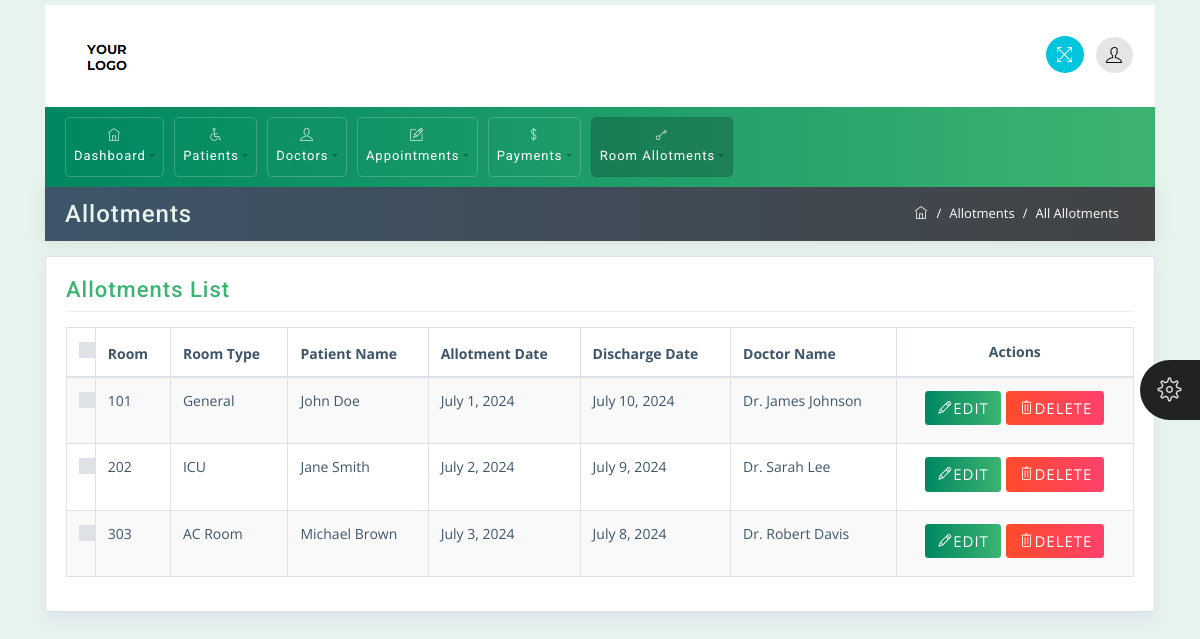
Page /all-rooms/ (signed in) on the committed database.
### app/models.py (models this page shows)
class RoomAllotment(models.Model):
    ROOM_TYPES = [
        ('ICU', 'ICU'),
        ('General','General'),
        ('AC Room','AC Room'),
    ]
    room_number = models.CharField(max_length=10)
    room_type = models.CharField(max_length=50, choices=ROOM_TYPES)
    patient = models.ForeignKey(Patient, on_delete=models.CASCADE)
    allotment_date = models.DateField()
    discharge_date = models.DateField()
    doctor = models.ForeignKey(Doctor, on_delete=models.CASCADE)
    def __str__(self):
        return f"Room {self.room_number} allotted to {self.patient.name}"

class Patient(models.Model):
    name = models.CharField(max_length=100)
    date_of_birth = models.DateField()
    age = models.PositiveIntegerField()
    phone = models.CharField(max_length=15)
    email = models.EmailField()
    gender = models.CharField(max_length=10, choices=[('Male', 'Male'), ('Female', 'Female')])
    address = models.TextField()
    file = models.FileField(upload_to='patients/')
    def __str__(self):
        return self.name

class Doctor(models.Model):
    AVAILABILITY_CHOICES = [
        ('Available', 'Available'),
        ('Not Available', 'Not Available'),
    ]
    name = models.CharField(max_length=100)
    date_of_birth = models.DateField()
    specialization = models.CharField(max_length=100)
    experience = models.PositiveIntegerField()  # Years of experience
    age = models.PositiveIntegerField()
    phone = models.CharField(max_length=15)
    email = models.EmailField()
    gender = models.CharField(max_length=10, choices=[('Male', 'Male'), ('Female', 'Female')])
    address = models.TextField()
    file = models.FileField(upload_to='doctors/')
    availability = models.CharField(max_length=20, choices=AVAILABILITY_CHOICES, default='Available')
    def __str__(self):
        return self.name

### app/views.py (the view)
# urls.py: path('all-rooms/', views.all_rooms, name='all-rooms'),
@login_required
def all_rooms(request):
    room_allotments = RoomAllotment.objects.all()
    print(room_allotments)
    return render(request, 'rooms.html', {'active_page': 'rooms','room_allotments':room_allotments})

### app/templates/rooms.html (shortened to what this page needs)
<!DOCTYPE html>
<html>
{% load static %}
<head>
	<link rel="stylesheet" href="{% static 'css/bootstrap.min.css' %}">
	<link rel="stylesheet" href="{% static 'css/themify-icons.css' %}">
	<link rel="stylesheet" href="{% static 'css/animate.css' %}">
	<link rel="stylesheet" href="{% static 'css/styles.css' %}">
	<link rel="stylesheet" href="{% static 'css/green.css' %}" id="style_theme">
	<link rel="stylesheet" href="{% static 'css/responsive.css' %}">
	<link rel="stylesheet" href="{% static 'charts/css/morris.css' %}">
	<link rel="stylesheet" href="{% static 'css/jquery-jvectormap.css' %}">
	<link rel="stylesheet" href="https://code.jquery.com/ui/1.12.1/themes/smoothness/jquery-ui.css">
</head>
<body>
	<div class="theme-settings" id="switcher">
		<span class="theme-click">
			<span class="ti-settings"></span>
		</span>
	</div>
	<div class="wrapper">
		<div id="content">
			<div class="container top-brand">
				<nav class="navbar navbar-default">
					<div class="navbar-header">
						<div class="sidebar-header"> <a href="{%url 'index'%}"><img src="{% static 'images/logo-dark.png' %}" class="logo" alt="logo"></a>
						</div>
					</div>
					<ul class="nav justify-content-end">
						<li class="nav-item">
							<a class="nav-link">
								<span title="Fullscreen" class="ti-fullscreen fullscreen"></span>
							</a>
						</li>
						<li class="nav-item">
							<a class="nav-link dropdown-toggle" data-toggle="dropdown" href="#" role="button" aria-haspopup="true"
							 aria-expanded="false">
								<span class="ti-user"></span>
							</a>
						</li>
					</ul>
				</nav>
			</div>
				<div class="container menu-nav">
					{% include 'nav.html' %}
				</div>
				<div class="container mt-0">
					<div class="row breadcrumb-bar">
						<div class="col-md-6">
							<h3 class="block-title">Allotments</h3>
						</div>
						<div class="col-md-6">
							<ol class="breadcrumb">
								<li class="breadcrumb-item">
									<a href="{%url 'index'%}">
										<span class="ti-home"></span>
									</a>
								</li>
								<li class="breadcrumb-item">Allotments</li>
								<li class="breadcrumb-item active">All Allotments</li>
							</ol>
						</div>
					</div>
				</div>
			<div class="container">
				<div class="row">
					<div class="col-md-12">
						<div class="widget-area-2 proclinic-box-shadow">
							<h3 class="widget-title">Allotments List</h3>
							<div class="table-responsive mb-3">
								<table id="tableId" class="table table-bordered table-striped">
									<thead>
										<tr>
											<th class="no-sort">
												<div class="custom-control custom-checkbox">
												</div>
											</th>
											<th>Room</th>
											<th>Room Type</th>
											<th>Patient Name</th>
											<th>Allotment Date</th>
											<th>Discharge Date</th>
											<th>Doctor Name</th>
											<th class="text-center align-middle">Actions</th>
										</tr>
									</thead>
									<tbody>
										{% for room_allotment in room_allotments %}
										<tr>
											<td>
												<div class="custom-control custom-checkbox">
												</div>
											</td>
											<td>{{ room_allotment.room_number }}</td>
											<td>{{ room_allotment.room_type }}</td>
											<td>{{ room_allotment.patient }}</td>
											<td>{{ room_allotment.allotment_date }}</td>
											<td>{{ room_allotment.discharge_date }}</td>
											<td>{{ room_allotment.doctor }}</td>
											<td class="text-center align-middle">
												<button class="btn btn-primary edit-btn" data-id="{{ room_allotment.id }}">
													<span class="ti-pencil"></span>EDIT
												</button>
												<button class="btn btn-danger delete-btn" data-id="{{ room_allotment.id }}">
													<span class="ti-trash"></span>DELETE
												</button>
											</td>
                                        </tr>
										{% endfor %}
                                    </tbody>
                                </table>
				</div>
			</div>
		</div>
	</div>
</body>
</html>

### app/static/app/css/styles.css (style rules this page uses)
body { font-family: 'Open Sans', sans-serif; background-color: #E7F3ED; color: #3e5569; }
h1, h2, h3, h4, h5, h6, span, .menu-nav { font-family: 'Roboto', sans-serif; letter-spacing: 1px; }
a, a:hover, a:focus { color: inherit; text-decoration: none; transition: all 0.3s; }
.navbar { padding: 10px 15px; background: #fff; border: none; border-radius: 0; }
.breadcrumb { border-radius: 0; margin-bottom: 0; float: right; border-radius: 20px; background-color: transparent; }
.breadcrumb-bar { background: #3e5569; background: -webkit-linear-gradient(to left, #414345, #3e5569); background: linear-gradient(to left, #414345, #3e5569); margin-left: 0px !important; margin-right: 0px !important; padding: 5px 20px; -webkit-box-shadow: 0px 1px 15px 1px rgba(69,65,78,0.1); box-shadow: 0px 1px 15px 1px rgba(69,65,78,0.1); color: #fff; border: 0px solid; }
.breadcrumb-item { color: #ffffff; font-size: 13px; }
.breadcrumb-item.active { color: #ffffff; font-size: 13px; }
.breadcrumb-item+.breadcrumb-item::before { color: #ffffff; }
.breadcrumb-bar div[class*="col-"] { padding-right: 0px; padding-left: 0px; }
.table td, .table th { padding: .75rem; }
#content { padding-top: 5px; padding-bottom: 15px; transition: all 0.3s; width: 100%; }
.proclinic-box-shadow { border-radius: 0; border: 0; -webkit-box-shadow: 0 0 0 1px #dce3ec, 0 8px 16px 0 #dce3ec; box-shadow: 0 0 0 1px #dce3ec, 0 8px 16px 0 #dce3ec; background: #fff; margin-top: 20px; }
div[class*="col-"] { padding-right: 6px; padding-left: 6px; }
.table-striped tbody tr:nth-of-type(odd) { background-color: rgba(61,79,90,.03); }
.table .custom-control.custom-checkbox { padding-left: 0; }
table.table tbody td, table.table thead th { font-size: 14px; }
#switcher { position: fixed; bottom: 45%; right: -130px; width: 130px; background-color: #404040; color: #ffffff; z-index: 9999; font-size: 15px; padding-bottom: 20px; -webkit-transition: all 0.6s ease; transition: all 0.6s ease; height: 80px; }
#switcher .theme-click { display: block; position: absolute; padding: 8px; width: 60px; height: 60px; line-height: 48px; color: #ffffff; font-size: 24px; background-color: #222; text-align: center; left: -60px; top: 0; cursor: pointer; z-index: 2; border-radius: 30px 0 0 30px; }
#switcher .theme-click .ti-settings { color: #ddd; }
.navbar-default .dropdown-toggle::after { display: none; }
.navbar-default .ti-announcement, .navbar-default .ti-user, .navbar-default .ti-search { padding: 10px; border-radius: 50%; color: #000; }
.navbar-default .ti-user, .navbar-default .ti-announcement, .navbar-default .ti-search { background: rgba(0,0,0,.1); }
.top-brand .nav-link { padding: 6px; cursor: pointer; }
.navbar .nav .nav-item:last-child .nav-link { padding-right: 7px; }
.fullscreen { padding: 10px; font-size: 17px; cursor: pointer; background: #00c5dc; color: #fff; border-radius: 50%; margin-left: 10px; }
h3.block-title { background: transparent; margin: 4px auto; color: #E7F3ED; }
.widget-area-2 { background: #fff; margin-top: 1rem; padding: 20px; padding-bottom: 2px; border-radius: 2px; }
.widget-title { font-size: 22px; padding-bottom: .5rem; margin-bottom: 15px; border-bottom: 1px solid #eeeeee; }
.btn { margin-bottom: 5px; font-size: 15px; letter-spacing: 1px; }
.btn-danger { background: #FF416C; background: -webkit-linear-gradient(to right, #FF4B2B, #FF416C); background: linear-gradient(to right, #FF4B2B, #FF416C); border-color: #fff; }
.block-title { -ms-flex: 1 1 auto; flex: 1 1 auto; min-height: 1.75rem; font-size: 1.5rem; line-height: 1.5; }

### app/static/app/css/green.css (style rules this page uses)
.btn-primary { background: #3CB371; background: -webkit-linear-gradient(to right, #008761, #3CB371); background: linear-gradient(to right, #008761, #3CB371); border-color: #ffffff; }
.widget-title { color: #3CB371; }

### app/static/app/css/responsive.css (style rules this page uses)
@media (min-width: 992px) { .row { margin-right: -5px; margin-left: -5px; } }

### rows in the picture
RoomAllotment: room_number "101", room_type "General", patient "John Doe", allotment_date "July 1, 2024", discharge_date "July 10, 2024", doctor "Dr. James Johnson"
RoomAllotment: room_number "202", room_type "ICU", patient "Jane Smith", allotment_date "July 2, 2024", discharge_date "July 9, 2024", doctor "Dr. Sarah Lee"
RoomAllotment: room_number "303", room_type "AC Room", patient "Michael Brown", allotment_date "July 3, 2024", discharge_date "July 8, 2024", doctor "Dr. Robert Davis"
